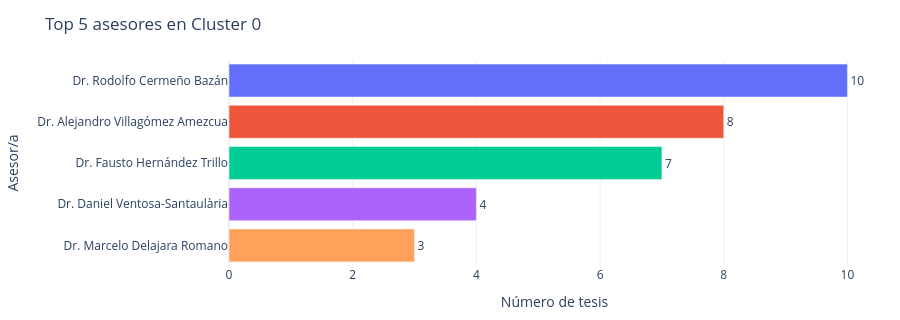
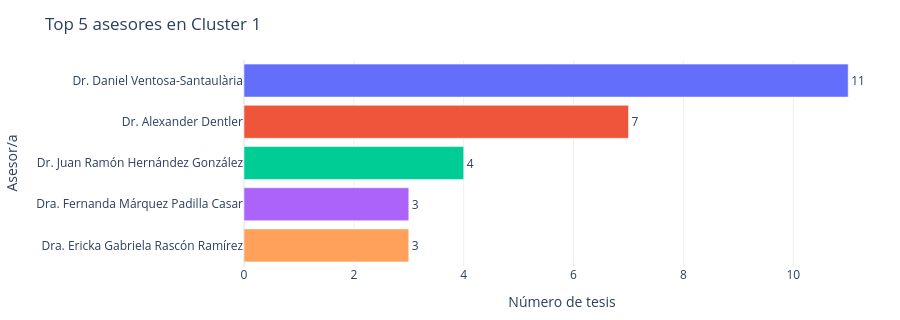
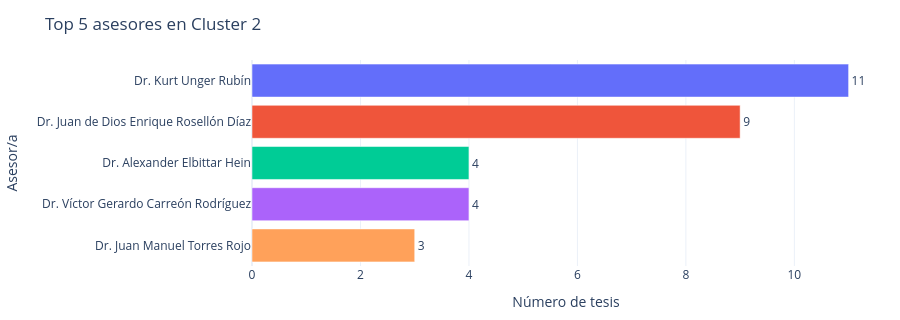
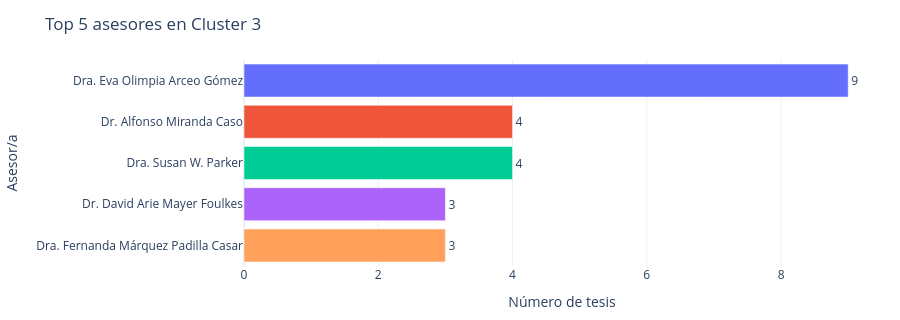

Write notebook code for charts like these, in order.
### Code cell
# Top 5 asesores por cluster (barras)
advisor_col = 'asesor_unificado'

advisors_df = df_layout.copy()
advisors_df[advisor_col] = advisors_df[advisor_col].fillna('Asesor desconocido').replace('', 'Asesor desconocido')

for cid in sorted(advisors_df['cluster_id'].unique()):
    cluster_name = f'Cluster {cid}' if cid != -1 else 'Ruido'
    subset = advisors_df[advisors_df['cluster_id'] == cid]

    top5 = (
        subset.groupby(advisor_col)
        .size()
        .reset_index(name='conteo')
        .sort_values('conteo', ascending=False)
        .head(5)
    )

    if top5.empty:
        print(f'Sin datos de asesores para {cluster_name}.')
        continue

    fig = px.bar(
        top5,
        x='conteo',
        y=advisor_col,
        orientation='h',
        color=advisor_col,
        title=f'Top 5 asesores en {cluster_name}',
        text='conteo',
        color_discrete_sequence=px.colors.qualitative.Plotly,
    )

    fig.update_traces(textposition='outside')
    fig.update_layout(
        template='plotly_white',
        height=320,
        xaxis_title='Número de tesis',
        yaxis_title='Asesor/a',
        yaxis=dict(categoryorder='array', categoryarray=top5[advisor_col].tolist()[::-1]),
        showlegend=False,
        margin=dict(t=60, b=40, l=40, r=20),
    )

    fig.show()

### Figure 1 — Plotly figure (JSON) as saved in the notebook; plotly's stock layout.template omitted (floating-point values rounded to 4 significant figures)
{"data": [{"hovertemplate": "asesor_unificado=%{y}<br>conteo=%{text}<extra></extra>", "legendgroup": "Dr. Rodolfo Cermeño Bazán", "marker": {"color": "#636EFA", "pattern": {"shape": ""}}, "name": "Dr. Rodolfo Cermeño Bazán", "orientation": "h", "showlegend": true, "text": [10.0], "textposition": "outside", "type": "bar", "x": [10], "xaxis": "x", "y": ["Dr. Rodolfo Cermeño Bazán"], "yaxis": "y"}, {"hovertemplate": "asesor_unificado=%{y}<br>conteo=%{text}<extra></extra>", "legendgroup": "Dr. Alejandro Villagómez Amezcua", "marker": {"color": "#EF553B", "pattern": {"shape": ""}}, "name": "Dr. Alejandro Villagómez Amezcua", "orientation": "h", "showlegend": true, "text": [8.0], "textposition": "outside", "type": "bar", "x": [8], "xaxis": "x", "y": ["Dr. Alejandro Villagómez Amezcua"], "yaxis": "y"}, {"hovertemplate": "asesor_unificado=%{y}<br>conteo=%{text}<extra></extra>", "legendgroup": "Dr. Fausto Hernández Trillo", "marker": {"color": "#00CC96", "pattern": {"shape": ""}}, "name": "Dr. Fausto Hernández Trillo", "orientation": "h", "showlegend": true, "text": [7.0], "textposition": "outside", "type": "bar", "x": [7], "xaxis": "x", "y": ["Dr. Fausto Hernández Trillo"], "yaxis": "y"}, {"hovertemplate": "asesor_unificado=%{y}<br>conteo=%{text}<extra></extra>", "legendgroup": "Dr. Daniel Ventosa-Santaulària", "marker": {"color": "#AB63FA", "pattern": {"shape": ""}}, "name": "Dr. Daniel Ventosa-Santaulària", "orientation": "h", "showlegend": true, "text": [4.0], "textposition": "outside", "type": "bar", "x": [4], "xaxis": "x", "y": ["Dr. Daniel Ventosa-Santaulària"], "yaxis": "y"}, {"hovertemplate": "asesor_unificado=%{y}<br>conteo=%{text}<extra></extra>", "legendgroup": "Dr. Marcelo Delajara Romano", "marker": {"color": "#FFA15A", "pattern": {"shape": ""}}, "name": "Dr. Marcelo Delajara Romano", "orientation": "h", "showlegend": true, "text": [3.0], "textposition": "outside", "type": "bar", "x": [3], "xaxis": "x", "y": ["Dr. Marcelo Delajara Romano"], "yaxis": "y"}], "layout": {"barmode": "relative", "height": 320, "legend": {"title": {"text": "asesor_unificado"}, "tracegroupgap": 0}, "margin": {"b": 40, "l": 40, "r": 20, "t": 60}, "showlegend": false, "title": {"text": "Top 5 asesores en Cluster 0"}, "xaxis": {"anchor": "y", "domain": [0, 1], "title": {"text": "Número de tesis"}}, "yaxis": {"anchor": "x", "categoryarray": ["Dr. Marcelo Delajara Romano", "Dr. Daniel Ventosa-Santaulària", "Dr. Fausto Hernández Trillo", "Dr. Alejandro Villagómez Amezcua", "Dr. Rodolfo Cermeño Bazán"], "categoryorder": "array", "domain": [0, 1], "title": {"text": "Asesor/a"}}}}

### Figure 2 — Plotly figure (JSON) as saved in the notebook; plotly's stock layout.template omitted (floating-point values rounded to 4 significant figures)
{"data": [{"hovertemplate": "asesor_unificado=%{y}<br>conteo=%{text}<extra></extra>", "legendgroup": "Dr. Daniel Ventosa-Santaulària", "marker": {"color": "#636EFA", "pattern": {"shape": ""}}, "name": "Dr. Daniel Ventosa-Santaulària", "orientation": "h", "showlegend": true, "text": [11.0], "textposition": "outside", "type": "bar", "x": [11], "xaxis": "x", "y": ["Dr. Daniel Ventosa-Santaulària"], "yaxis": "y"}, {"hovertemplate": "asesor_unificado=%{y}<br>conteo=%{text}<extra></extra>", "legendgroup": "Dr. Alexander Dentler", "marker": {"color": "#EF553B", "pattern": {"shape": ""}}, "name": "Dr. Alexander Dentler", "orientation": "h", "showlegend": true, "text": [7.0], "textposition": "outside", "type": "bar", "x": [7], "xaxis": "x", "y": ["Dr. Alexander Dentler"], "yaxis": "y"}, {"hovertemplate": "asesor_unificado=%{y}<br>conteo=%{text}<extra></extra>", "legendgroup": "Dr. Juan Ramón Hernández González", "marker": {"color": "#00CC96", "pattern": {"shape": ""}}, "name": "Dr. Juan Ramón Hernández González", "orientation": "h", "showlegend": true, "text": [4.0], "textposition": "outside", "type": "bar", "x": [4], "xaxis": "x", "y": ["Dr. Juan Ramón Hernández González"], "yaxis": "y"}, {"hovertemplate": "asesor_unificado=%{y}<br>conteo=%{text}<extra></extra>", "legendgroup": "Dra. Fernanda Márquez Padilla Casar", "marker": {"color": "#AB63FA", "pattern": {"shape": ""}}, "name": "Dra. Fernanda Márquez Padilla Casar", "orientation": "h", "showlegend": true, "text": [3.0], "textposition": "outside", "type": "bar", "x": [3], "xaxis": "x", "y": ["Dra. Fernanda Márquez Padilla Casar"], "yaxis": "y"}, {"hovertemplate": "asesor_unificado=%{y}<br>conteo=%{text}<extra></extra>", "legendgroup": "Dra. Ericka Gabriela Rascón Ramírez", "marker": {"color": "#FFA15A", "pattern": {"shape": ""}}, "name": "Dra. Ericka Gabriela Rascón Ramírez", "orientation": "h", "showlegend": true, "text": [3.0], "textposition": "outside", "type": "bar", "x": [3], "xaxis": "x", "y": ["Dra. Ericka Gabriela Rascón Ramírez"], "yaxis": "y"}], "layout": {"barmode": "relative", "height": 320, "legend": {"title": {"text": "asesor_unificado"}, "tracegroupgap": 0}, "margin": {"b": 40, "l": 40, "r": 20, "t": 60}, "showlegend": false, "title": {"text": "Top 5 asesores en Cluster 1"}, "xaxis": {"anchor": "y", "domain": [0, 1], "title": {"text": "Número de tesis"}}, "yaxis": {"anchor": "x", "categoryarray": ["Dra. Ericka Gabriela Rascón Ramírez", "Dra. Fernanda Márquez Padilla Casar", "Dr. Juan Ramón Hernández González", "Dr. Alexander Dentler", "Dr. Daniel Ventosa-Santaulària"], "categoryorder": "array", "domain": [0, 1], "title": {"text": "Asesor/a"}}}}

### Figure 3 — Plotly figure (JSON) as saved in the notebook; plotly's stock layout.template omitted (floating-point values rounded to 4 significant figures)
{"data": [{"hovertemplate": "asesor_unificado=%{y}<br>conteo=%{text}<extra></extra>", "legendgroup": "Dr. Kurt Unger Rubín", "marker": {"color": "#636EFA", "pattern": {"shape": ""}}, "name": "Dr. Kurt Unger Rubín", "orientation": "h", "showlegend": true, "text": [11.0], "textposition": "outside", "type": "bar", "x": [11], "xaxis": "x", "y": ["Dr. Kurt Unger Rubín"], "yaxis": "y"}, {"hovertemplate": "asesor_unificado=%{y}<br>conteo=%{text}<extra></extra>", "legendgroup": "Dr. Juan de Dios Enrique Rosellón Díaz", "marker": {"color": "#EF553B", "pattern": {"shape": ""}}, "name": "Dr. Juan de Dios Enrique Rosellón Díaz", "orientation": "h", "showlegend": true, "text": [9.0], "textposition": "outside", "type": "bar", "x": [9], "xaxis": "x", "y": ["Dr. Juan de Dios Enrique Rosellón Díaz"], "yaxis": "y"}, {"hovertemplate": "asesor_unificado=%{y}<br>conteo=%{text}<extra></extra>", "legendgroup": "Dr. Alexander Elbittar Hein", "marker": {"color": "#00CC96", "pattern": {"shape": ""}}, "name": "Dr. Alexander Elbittar Hein", "orientation": "h", "showlegend": true, "text": [4.0], "textposition": "outside", "type": "bar", "x": [4], "xaxis": "x", "y": ["Dr. Alexander Elbittar Hein"], "yaxis": "y"}, {"hovertemplate": "asesor_unificado=%{y}<br>conteo=%{text}<extra></extra>", "legendgroup": "Dr. Víctor Gerardo Carreón Rodríguez", "marker": {"color": "#AB63FA", "pattern": {"shape": ""}}, "name": "Dr. Víctor Gerardo Carreón Rodríguez", "orientation": "h", "showlegend": true, "text": [4.0], "textposition": "outside", "type": "bar", "x": [4], "xaxis": "x", "y": ["Dr. Víctor Gerardo Carreón Rodríguez"], "yaxis": "y"}, {"hovertemplate": "asesor_unificado=%{y}<br>conteo=%{text}<extra></extra>", "legendgroup": "Dr. Juan Manuel Torres Rojo", "marker": {"color": "#FFA15A", "pattern": {"shape": ""}}, "name": "Dr. Juan Manuel Torres Rojo", "orientation": "h", "showlegend": true, "text": [3.0], "textposition": "outside", "type": "bar", "x": [3], "xaxis": "x", "y": ["Dr. Juan Manuel Torres Rojo"], "yaxis": "y"}], "layout": {"barmode": "relative", "height": 320, "legend": {"title": {"text": "asesor_unificado"}, "tracegroupgap": 0}, "margin": {"b": 40, "l": 40, "r": 20, "t": 60}, "showlegend": false, "title": {"text": "Top 5 asesores en Cluster 2"}, "xaxis": {"anchor": "y", "domain": [0, 1], "title": {"text": "Número de tesis"}}, "yaxis": {"anchor": "x", "categoryarray": ["Dr. Juan Manuel Torres Rojo", "Dr. Víctor Gerardo Carreón Rodríguez", "Dr. Alexander Elbittar Hein", "Dr. Juan de Dios Enrique Rosellón Díaz", "Dr. Kurt Unger Rubín"], "categoryorder": "array", "domain": [0, 1], "title": {"text": "Asesor/a"}}}}

### Figure 4 — Plotly figure (JSON) as saved in the notebook; plotly's stock layout.template omitted (floating-point values rounded to 4 significant figures)
{"data": [{"hovertemplate": "asesor_unificado=%{y}<br>conteo=%{text}<extra></extra>", "legendgroup": "Dra. Eva Olimpia Arceo Gómez", "marker": {"color": "#636EFA", "pattern": {"shape": ""}}, "name": "Dra. Eva Olimpia Arceo Gómez", "orientation": "h", "showlegend": true, "text": [9.0], "textposition": "outside", "type": "bar", "x": [9], "xaxis": "x", "y": ["Dra. Eva Olimpia Arceo Gómez"], "yaxis": "y"}, {"hovertemplate": "asesor_unificado=%{y}<br>conteo=%{text}<extra></extra>", "legendgroup": "Dr. Alfonso Miranda Caso", "marker": {"color": "#EF553B", "pattern": {"shape": ""}}, "name": "Dr. Alfonso Miranda Caso", "orientation": "h", "showlegend": true, "text": [4.0], "textposition": "outside", "type": "bar", "x": [4], "xaxis": "x", "y": ["Dr. Alfonso Miranda Caso"], "yaxis": "y"}, {"hovertemplate": "asesor_unificado=%{y}<br>conteo=%{text}<extra></extra>", "legendgroup": "Dra. Susan W. Parker", "marker": {"color": "#00CC96", "pattern": {"shape": ""}}, "name": "Dra. Susan W. Parker", "orientation": "h", "showlegend": true, "text": [4.0], "textposition": "outside", "type": "bar", "x": [4], "xaxis": "x", "y": ["Dra. Susan W. Parker"], "yaxis": "y"}, {"hovertemplate": "asesor_unificado=%{y}<br>conteo=%{text}<extra></extra>", "legendgroup": "Dr. David Arie Mayer Foulkes", "marker": {"color": "#AB63FA", "pattern": {"shape": ""}}, "name": "Dr. David Arie Mayer Foulkes", "orientation": "h", "showlegend": true, "text": [3.0], "textposition": "outside", "type": "bar", "x": [3], "xaxis": "x", "y": ["Dr. David Arie Mayer Foulkes"], "yaxis": "y"}, {"hovertemplate": "asesor_unificado=%{y}<br>conteo=%{text}<extra></extra>", "legendgroup": "Dra. Fernanda Márquez Padilla Casar", "marker": {"color": "#FFA15A", "pattern": {"shape": ""}}, "name": "Dra. Fernanda Márquez Padilla Casar", "orientation": "h", "showlegend": true, "text": [3.0], "textposition": "outside", "type": "bar", "x": [3], "xaxis": "x", "y": ["Dra. Fernanda Márquez Padilla Casar"], "yaxis": "y"}], "layout": {"barmode": "relative", "height": 320, "legend": {"title": {"text": "asesor_unificado"}, "tracegroupgap": 0}, "margin": {"b": 40, "l": 40, "r": 20, "t": 60}, "showlegend": false, "title": {"text": "Top 5 asesores en Cluster 3"}, "xaxis": {"anchor": "y", "domain": [0, 1], "title": {"text": "Número de tesis"}}, "yaxis": {"anchor": "x", "categoryarray": ["Dra. Fernanda Márquez Padilla Casar", "Dr. David Arie Mayer Foulkes", "Dra. Susan W. Parker", "Dr. Alfonso Miranda Caso", "Dra. Eva Olimpia Arceo Gómez"], "categoryorder": "array", "domain": [0, 1], "title": {"text": "Asesor/a"}}}}
